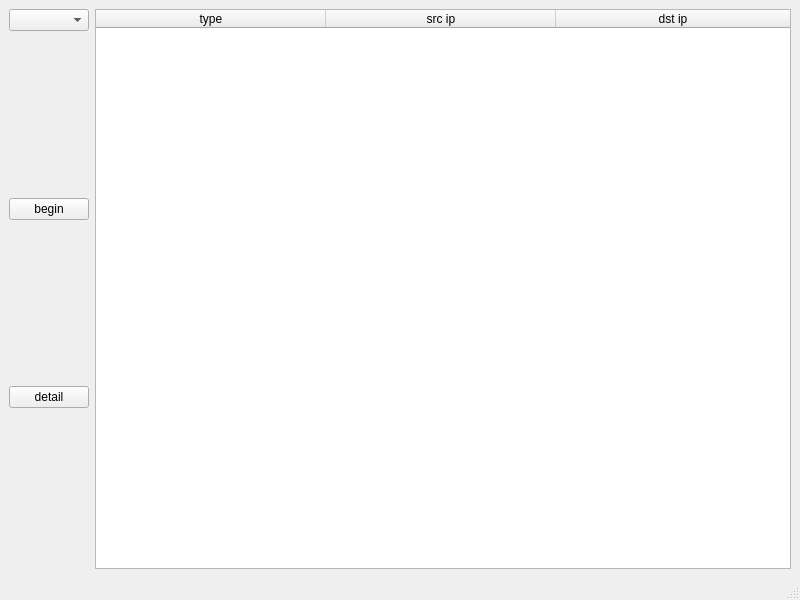
<?xml version="1.0" encoding="UTF-8"?>
<ui version="4.0">
 <class>Capture1</class>
 <widget class="QMainWindow" name="Capture1">
  <property name="geometry">
   <rect>
    <x>0</x>
    <y>0</y>
    <width>800</width>
    <height>600</height>
   </rect>
  </property>
  <property name="windowTitle">
   <string>MainWindow</string>
  </property>
  <widget class="QWidget" name="centralwidget">
   <layout class="QHBoxLayout" name="horizontalLayout">
    <item>
     <layout class="QVBoxLayout" name="verticalLayout">
      <item>
       <widget class="QComboBox" name="NIChooser"/>
      </item>
      <item>
       <spacer name="verticalSpacer">
        <property name="orientation">
         <enum>Qt::Vertical</enum>
        </property>
        <property name="sizeHint" stdset="0">
         <size>
          <width>20</width>
          <height>40</height>
         </size>
        </property>
       </spacer>
      </item>
      <item>
       <widget class="QPushButton" name="CaptureButton">
        <property name="text">
         <string>begin</string>
        </property>
        <property name="checkable">
         <bool>true</bool>
        </property>
        <property name="checked">
         <bool>false</bool>
        </property>
       </widget>
      </item>
      <item>
       <spacer name="verticalSpacer_2">
        <property name="orientation">
         <enum>Qt::Vertical</enum>
        </property>
        <property name="sizeHint" stdset="0">
         <size>
          <width>20</width>
          <height>40</height>
         </size>
        </property>
       </spacer>
      </item>
      <item>
       <widget class="QPushButton" name="DetailButton">
        <property name="text">
         <string>detail</string>
        </property>
       </widget>
      </item>
      <item>
       <spacer name="verticalSpacer_3">
        <property name="orientation">
         <enum>Qt::Vertical</enum>
        </property>
        <property name="sizeHint" stdset="0">
         <size>
          <width>20</width>
          <height>40</height>
         </size>
        </property>
       </spacer>
      </item>
     </layout>
    </item>
    <item>
     <widget class="QTableWidget" name="DisplayTable">
      <property name="editTriggers">
       <set>QAbstractItemView::NoEditTriggers</set>
      </property>
      <property name="sortingEnabled">
       <bool>true</bool>
      </property>
      <attribute name="horizontalHeaderDefaultSectionSize">
       <number>230</number>
      </attribute>
      <attribute name="horizontalHeaderShowSortIndicator" stdset="0">
       <bool>true</bool>
      </attribute>
      <attribute name="horizontalHeaderStretchLastSection">
       <bool>true</bool>
      </attribute>
      <column>
       <property name="text">
        <string>type</string>
       </property>
      </column>
      <column>
       <property name="text">
        <string>src ip</string>
       </property>
      </column>
      <column>
       <property name="text">
        <string>dst ip</string>
       </property>
      </column>
     </widget>
    </item>
   </layout>
  </widget>
  <widget class="QMenuBar" name="menubar">
   <property name="geometry">
    <rect>
     <x>0</x>
     <y>0</y>
     <width>800</width>
     <height>25</height>
    </rect>
   </property>
  </widget>
  <widget class="QStatusBar" name="statusbar"/>
 </widget>
 <resources/>
 <connections/>
</ui>
